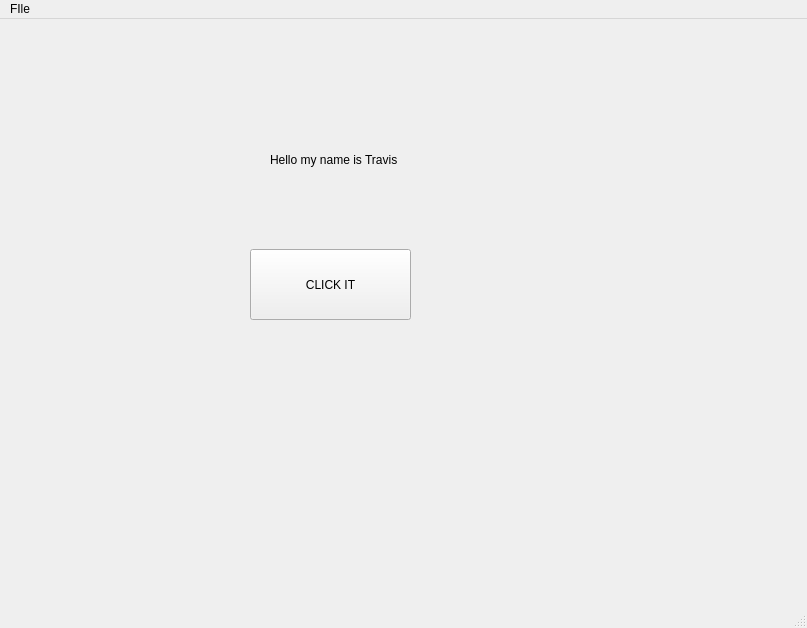
<?xml version="1.0" encoding="UTF-8"?>
<ui version="4.0">
 <class>MainWindow</class>
 <widget class="QMainWindow" name="MainWindow">
  <property name="geometry">
   <rect>
    <x>0</x>
    <y>0</y>
    <width>807</width>
    <height>628</height>
   </rect>
  </property>
  <property name="windowTitle">
   <string>MainWindow</string>
  </property>
  <widget class="QWidget" name="centralwidget">
   <widget class="QPushButton" name="button1">
    <property name="geometry">
     <rect>
      <x>250</x>
      <y>230</y>
      <width>161</width>
      <height>71</height>
     </rect>
    </property>
    <property name="text">
     <string>CLICK IT</string>
    </property>
   </widget>
   <widget class="QLabel" name="label1">
    <property name="geometry">
     <rect>
      <x>270</x>
      <y>110</y>
      <width>141</width>
      <height>61</height>
     </rect>
    </property>
    <property name="autoFillBackground">
     <bool>true</bool>
    </property>
    <property name="text">
     <string>Hello my name is Travis</string>
    </property>
   </widget>
  </widget>
  <widget class="QMenuBar" name="menubar">
   <property name="geometry">
    <rect>
     <x>0</x>
     <y>0</y>
     <width>807</width>
     <height>21</height>
    </rect>
   </property>
   <widget class="QMenu" name="menuFIle">
    <property name="title">
     <string>FIle</string>
    </property>
   </widget>
   <addaction name="menuFIle"/>
  </widget>
  <widget class="QStatusBar" name="statusbar"/>
 </widget>
 <resources/>
 <connections/>
</ui>
